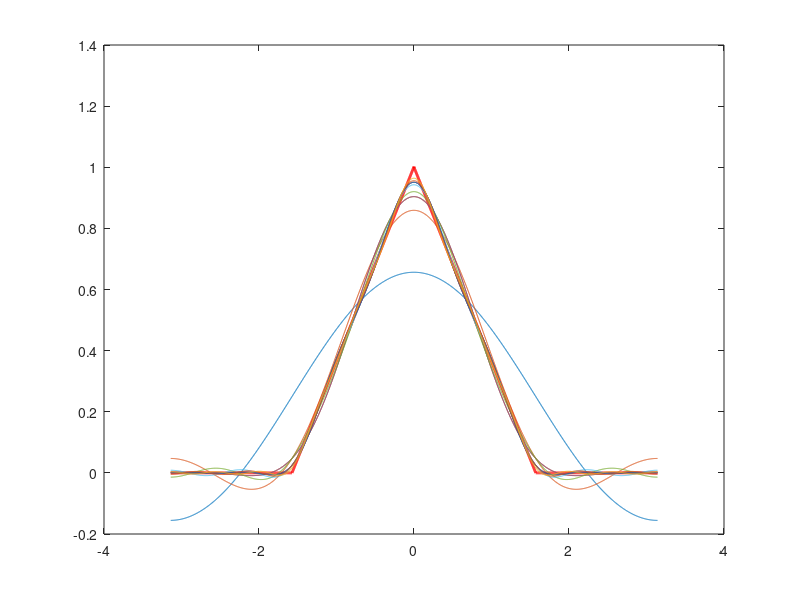

This chart was generated by the following MATLAB code:
clc; 
close all; 
clear all; 
dx=0.001; 
L=pi;
x=(-1+dx:dx:1)*L;
n=length(x); nquart=floor(n/4);
% define the hat function; 
f=0*x; 
f(nquart:2*nquart)=4*(1:nquart+1)/n;
f(2*nquart+1:3*nquart)=1-4*[1:500]/n;
plot(x, f,'r','LineWidth', 2); hold on;
%% define the coffeciet 
A0=sum(f.*ones(size(x)))*dx;
fFS = A0/2;
for k=1:10
Ak=sum(f.*cos(pi*k*x/L))*dx;
Bk=sum(f.*sin(pi*k*x/L))*dx;
fFS=fFS+Ak*cos(pi*k*x/L)+Bk*sin(pi*k*x/L);
plot(x,fFS);
pause(1); drawnow;
end